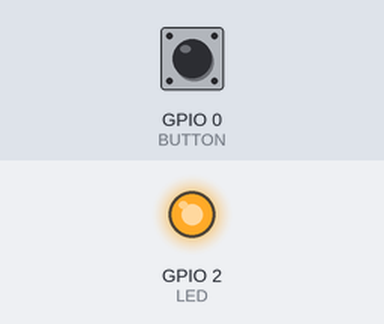
The program below on a simulated ESP32. Shown: output pins drawn as LEDs (lit = HIGH). The inputs (shaded band) are chosen by the test bench; at power-on: GPIO 0 (BUTTON) HIGH. Nothing arrives over Bluetooth unless stated; a phone connects over Bluetooth LE 3 s after start; what the program prints to the serial monitor is not drawn.

Above: at 1.2 s.
1.3 s: GPIO 0 (BUTTON) pulled LOW for 3.2 s
At 2.1 s:
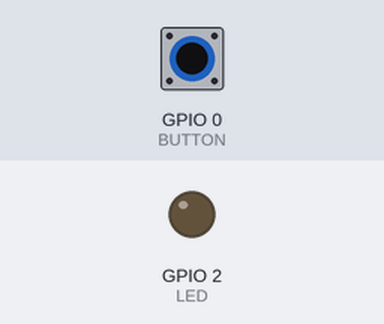
Timing chart, 0 to 12.0 s (numbered marks = the images above; inputs shaded):
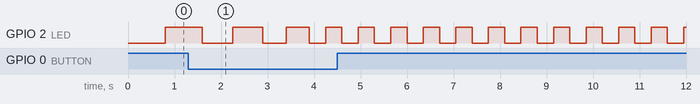

The program:

main.cpp
```cpp
/**
 * Gustavo Viegas (3026)
 *
 * Data: 16/09/19
 * Descrição: Piscar a led azul, acelerando/desacelerando alternadamente ao apertar o botão.
 * Hardware: Placa ESP32.
 */

#include <Arduino.h>
#include <BLEDevice.h>
#include <BLEUtils.h>
#include <BLEServer.h>
#include <BLE2902.h>
#include "BluetoothSerial.h"

#define SERVICE_UUID "713D0000-503E-4C75-BA94-3148F18D9422"
#define CHARACTERISTIC_UUID  "713D0001-503E-4C75-BA94-3148F18D9422"
#define CHARACTERISTIC2_UUID "713D0002-503E-4C75-BA94-3148F18D9422"

#if !defined(CONFIG_BT_ENABLED) || !defined(CONFIG_BLUEDROID_ENABLED)
#error Bluetooth is not enabled! Please run `make menuconfig` to and enable it
#endif

#define LED 2
#define BUTTON 0

#define MODO_INCREMENT 0
#define MODO_DECREMENT 1

BLECharacteristic *pChar;
BluetoothSerial SerialBT;
int delayTime = 800;
int buttonState = HIGH;
int modoAtual = MODO_DECREMENT;

/**
 * Alterna o modo atual de aceleração do delay
 */
void toggleModoAtual() {
  modoAtual = (modoAtual == MODO_INCREMENT) ? MODO_DECREMENT : MODO_INCREMENT;
}

/**
 * Aumenta a quantidade do delay até um limite (2000ms)
 */
void incrementDelay() {
  if (delayTime >= 2000) return;
  delayTime += 150;
}

/**
 * Diminui a quantidade do delay até um limite (100ms)
 */
void decrementDelay() {
  if (delayTime <= 50) return;
  delayTime -= 150;
}

/**
 * Pisca-se a led azul
 */
void piscaLed() {
  delay(delayTime);
  digitalWrite(LED, HIGH);
  delay(delayTime);
  digitalWrite(LED, LOW);
}

/**
 * Atualiza a quantidade de delay de acordo com o modo atual
 */
void updateDelay() {
  if (modoAtual == MODO_INCREMENT) {
    incrementDelay();
  } else {
    decrementDelay();
  }
}

/**
 * Avalia a mudança do botão
 */
void handleButtonChange () {
  buttonState = digitalRead(BUTTON);

  if (buttonState == HIGH) {
    toggleModoAtual();
  }
}

class BluetoothCallbacks: public BLECharacteristicCallbacks {
    void onWrite(BLECharacteristic *pCharacteristic) {
      std::string value = pCharacteristic->getValue();

      // Serial.println(value)
      if (value[0] == '+') {
        incrementDelay();
      } else {
        decrementDelay();
      }


      pChar->setValue((uint8_t*)&delayTime, 4);
      pChar->notify();
    }
};

/**
 * Configura o dispositivo Bluetooth Serial
 */
void setupBluetooth() {
  Serial.begin(115200);

  BLEDevice::init("ViegasESP32_BLE");

  BLEServer *pServer = BLEDevice::createServer();

  BLEService *pService = pServer->createService(SERVICE_UUID);

  BLECharacteristic *pCharacteristic = pService->createCharacteristic(
                                         CHARACTERISTIC_UUID,
                                         BLECharacteristic::PROPERTY_READ |
                                         BLECharacteristic::PROPERTY_WRITE|
                                         BLECharacteristic::PROPERTY_NOTIFY
                                       );
  pChar = pService->createCharacteristic(
                                         CHARACTERISTIC2_UUID,
                                         BLECharacteristic::PROPERTY_READ |
                                         BLECharacteristic::PROPERTY_WRITE|
                                         BLECharacteristic::PROPERTY_NOTIFY
                                       );
  pChar->addDescriptor(new BLE2902());
  pCharacteristic->setCallbacks(new BluetoothCallbacks());

  pService->start();
  BLEAdvertising *pAdvertising = pServer->getAdvertising();
  pAdvertising->start();

  Serial.println("Dispositivo pronto para ser pareado!");
}


/**
 * Hook de configuração
 */
void setup() {
  //  Inicializa as leds como output
  pinMode(LED, OUTPUT);

  //  Inicializa o botão como input
  pinMode(BUTTON, INPUT_PULLUP);

  // Adiciona interrupts
  attachInterrupt(digitalPinToInterrupt(BUTTON), handleButtonChange, CHANGE);

  setupBluetooth();
}

/**
 * Hook de repetição
 */
void loop() {
  piscaLed();
  // bluetoothHook();

  if (buttonState == LOW) updateDelay();
}
```
